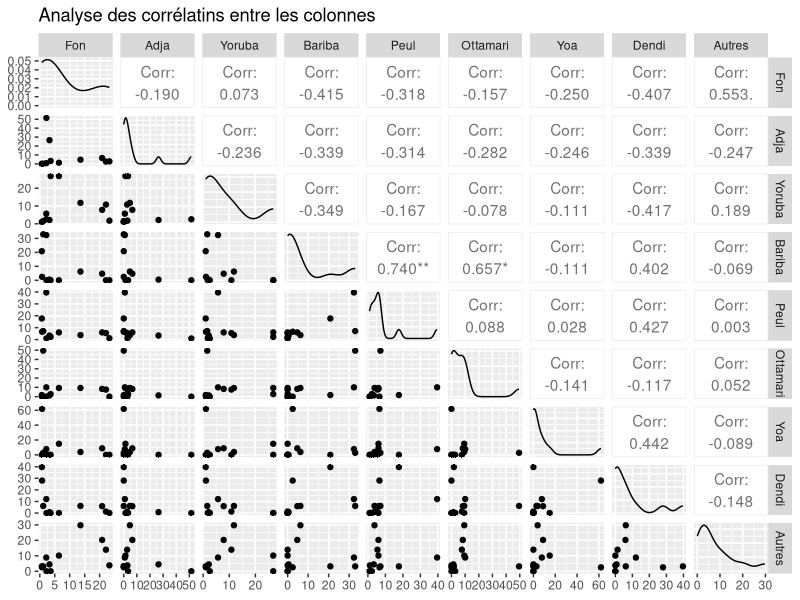
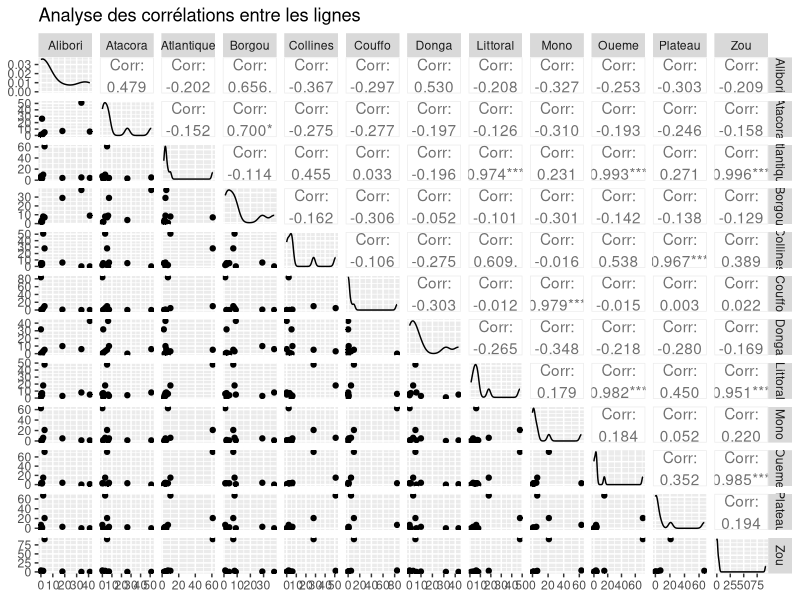
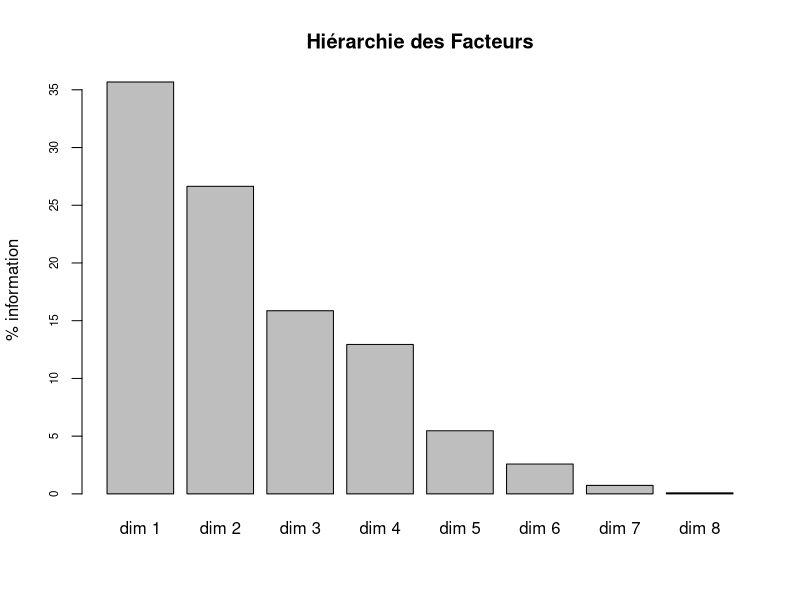
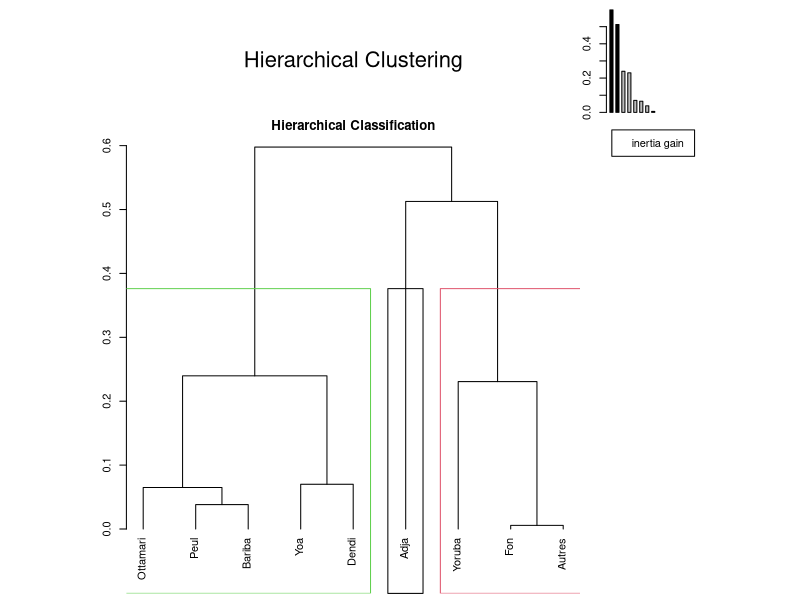
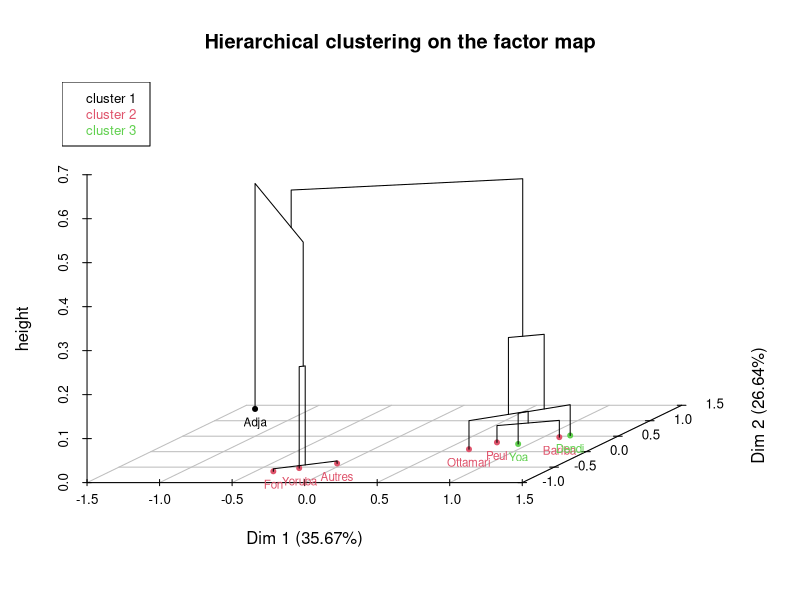
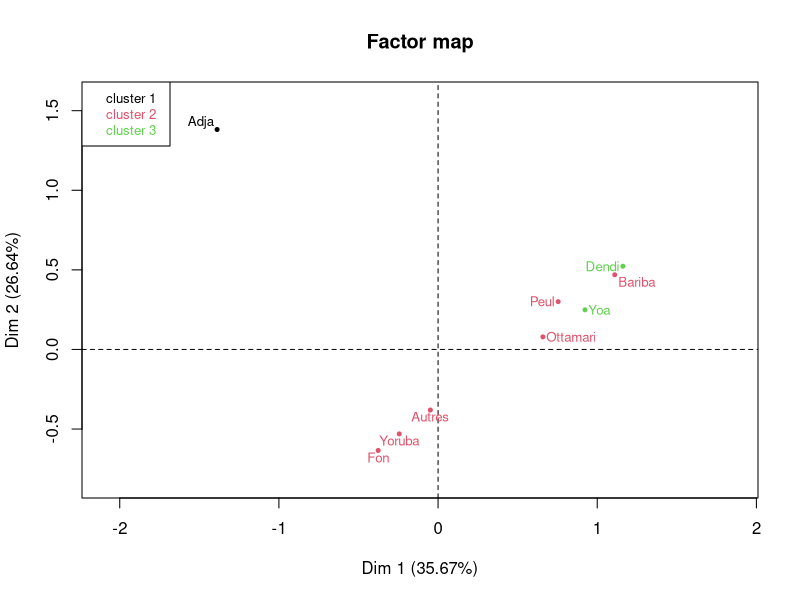
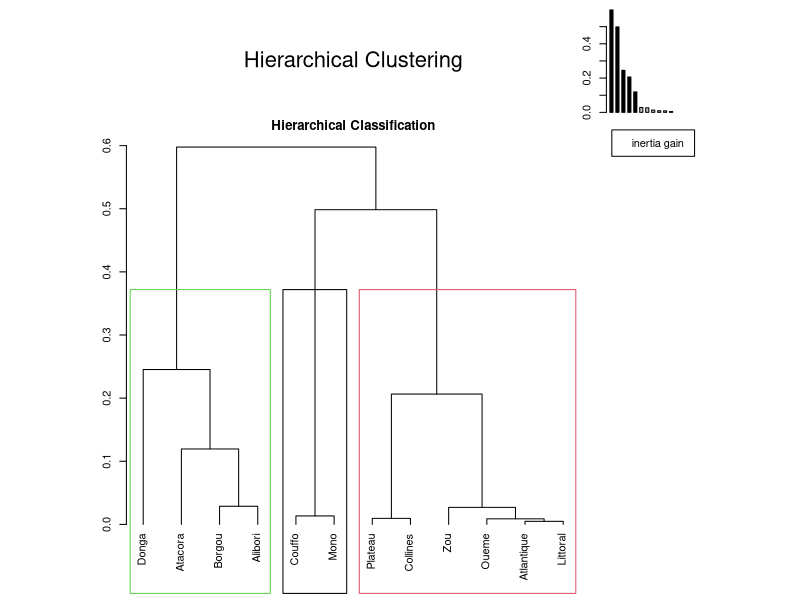
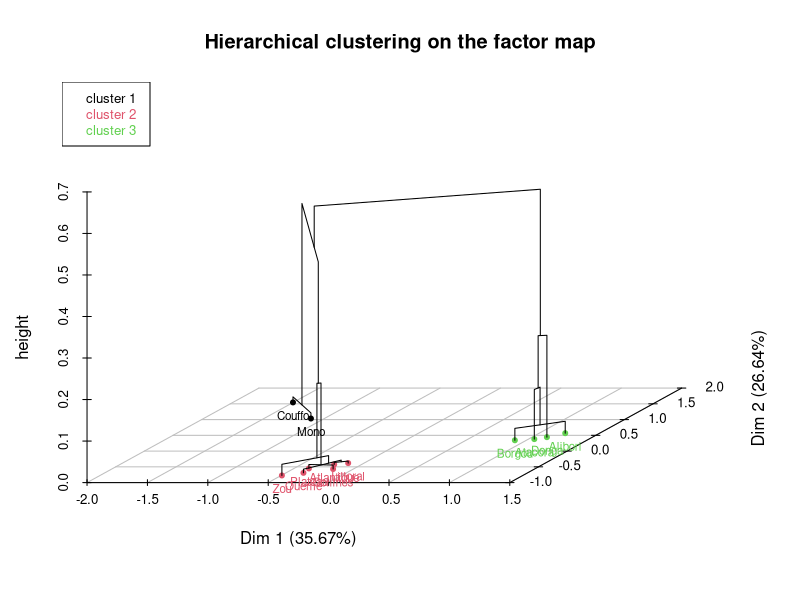

The R script that drew these images, in order:
## ---- chunk 1
knitr::opts_chunk$set(echo = FALSE)
library(knitr,quietly = T,warn.conflicts = T)
library(dplyr,quietly = T,warn.conflicts = T)
#library(reshape2,quietly = T,warn.conflicts = T)
#library(ggplot2,quietly = T,warn.conflicts = T)
#library(kableExtra)
library(FactoMineR)
## ---- chunk 2
don<-read.csv2("LAN-BENIN-2013/LAN-BENIN-2002-NIV1.csv")
kable(don,caption = "Tableau de données original")
## ---- chunk 3
tab<-as.matrix(don[,3:11])
row.names(tab)<-don$admin1
kable(addmargins(tab),caption="Tableau de contingence (Nij)")

## ---- chunk 4
tabrow<-100*prop.table(tab, margin=1)
kable(addmargins(tabrow,2), caption = "Profils en ligne (Nij/Ni.) en %", digits=1)
## ---- chunk 5
tabcol<-100*prop.table(tab, margin=2)
kable(addmargins(tabcol,1), caption = "Profils en colonnes (Nij/N.j) en %", digits=1)
## ---- chunk 6
tabtot<-100*tab/sum(tab)
kable(addmargins(tabtot), caption = "Part du total (Nij/N..) en %", digits=1)
## ---- chunk 7
test<-chisq.test(tab)
test
## ---- chunk 8
tabest<-as.matrix(test$expected)
kable(addmargins(tabest), caption = "Valeurs théoriques N*ij = (Nij x N.j) /N..", digits=1)
## ---- chunk 9
tabres<-tab-tabest
kable(addmargins(tabres), caption = "Résidus absolus (Nij - N*ij)", digits=1)
## ---- chunk 10
tabchi2<-((tab-tabest)**2)/tabest
kable(addmargins(tabchi2), caption = "Résidus absolus (Nij - N*ij)", digits=1)
## ---- chunk 11
tabchi2ctr<-100*tabchi2/sum(tabchi2)
kable(addmargins(tabchi2ctr), caption = "Résidus absolus (Nij - N*ij)", digits=2)
## ---- chunk 12
library(GGally)
ggpairs(as.data.frame(tabcol),title = "Analyse des corrélatins entre les colonnes",progress = F)
## ---- chunk 13
library(GGally)
ggpairs(as.data.frame(t(tabrow)),title = "Analyse des corrélations entre les lignes", progress = F)
## ---- chunk 14
afc<-CA(tab,graph = F)
## ---- chunk 15
barplot(afc$eig[,2],ylab = "% information", main="Hiérarchie des Facteurs",cex.axis = 0.7)
kable(afc$eig,
      col.names = c("Valeur propre", "% variance", "% variance cumulée"),
      digits=2,
      caption = "Tableau des valeurs propres")
## ---- chunk 16
coo_1<-afc$col$coord[,1]
coo_2<-afc$col$coord[,2]
coo_3<-afc$col$coord[,3]
ctr_1<-afc$col$contrib[,1]
ctr_2<-afc$col$contrib[,2]
ctr_3<-afc$col$contrib[,3]
cos2_1<-afc$col$cos2[,1]
cos2_2<-afc$col$cos2[,2]
cos2_3<-afc$col$cos2[,3]

df<-data.frame(coo_1,ctr_1,cos2_1,coo_2,ctr_2,cos2_2,coo_3,ctr_3,cos2_3)
kable(df,digits = 2,
      caption = "Relations entre lignes et facteurs"
      )
## ---- chunk 17
coo_1<-afc$row$coord[,1]
coo_2<-afc$row$coord[,2]
coo_3<-afc$row$coord[,3]
ctr_1<-afc$row$contrib[,1]
ctr_2<-afc$row$contrib[,2]
ctr_3<-afc$row$contrib[,3]
cos2_1<-afc$row$cos2[,1]
cos2_2<-afc$row$cos2[,2]
cos2_3<-afc$row$cos2[,3]

df<-data.frame(coo_1,ctr_1,cos2_1,coo_2,ctr_2,cos2_2,coo_3,ctr_3,cos2_3)
kable(df,digits = 2,
      caption = "Relations entre lignes et facteurs"
      )
## ---- chunk 18
CAH_col<-HCPC(afc,nb.clust = 3,cluster.CA = "columns")
CAH_col$desc.var
## ---- chunk 19
CAH_row<-HCPC(afc,nb.clust = 3,cluster.CA = "rows")
CAH_row$desc.var
